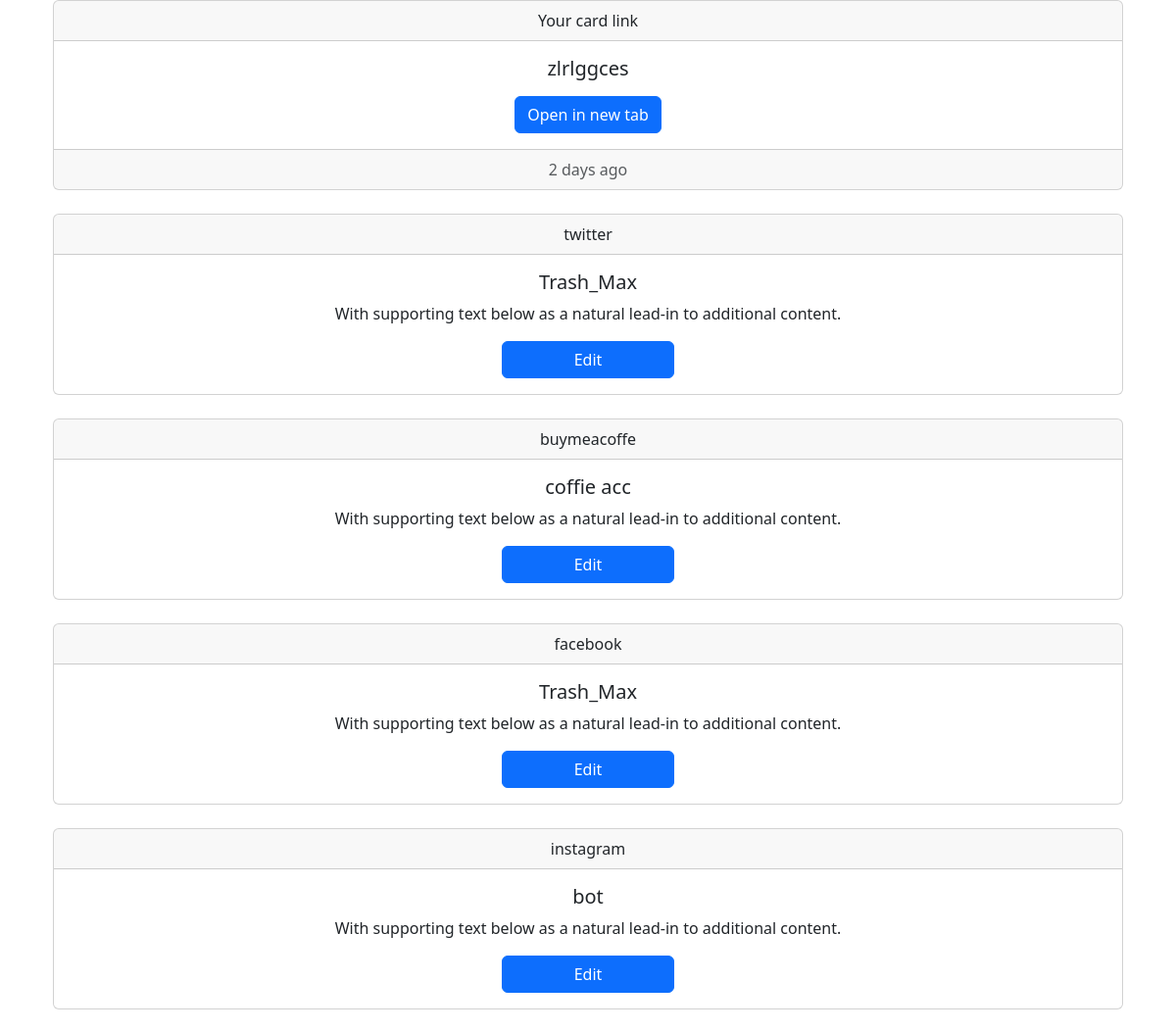
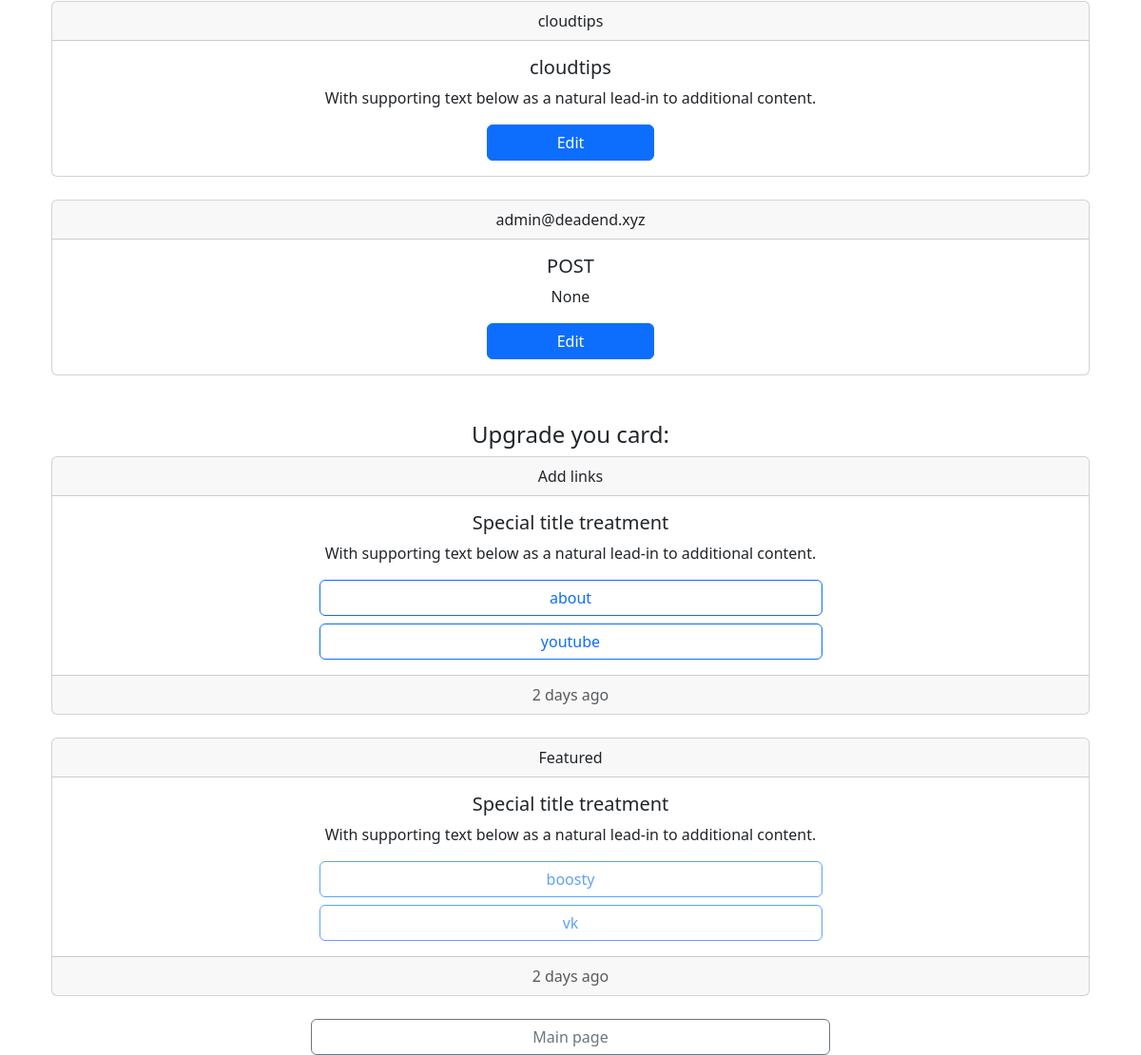
Before: /home/ (signed in) with the older database file (2 pictures, top to bottom).
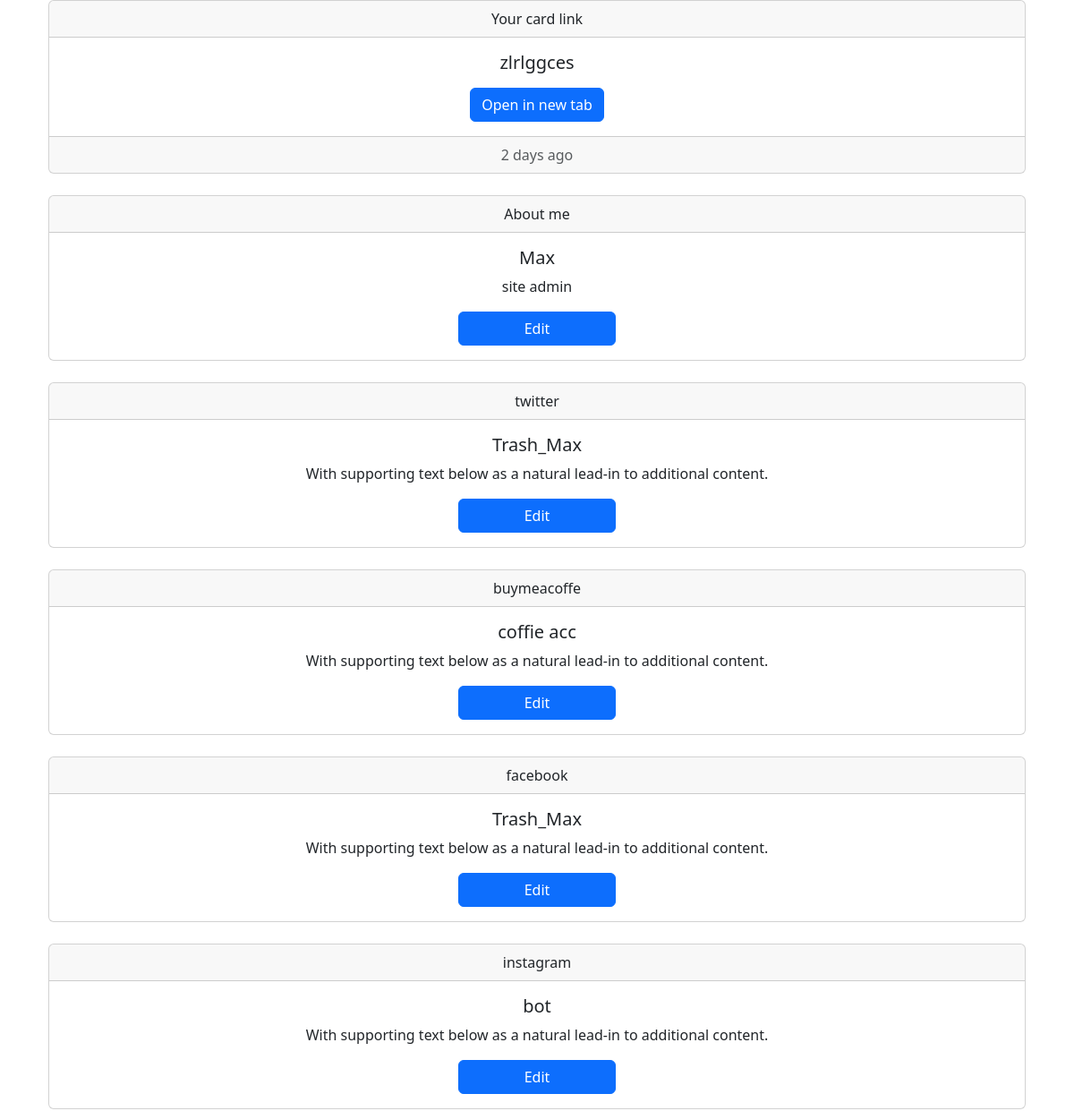
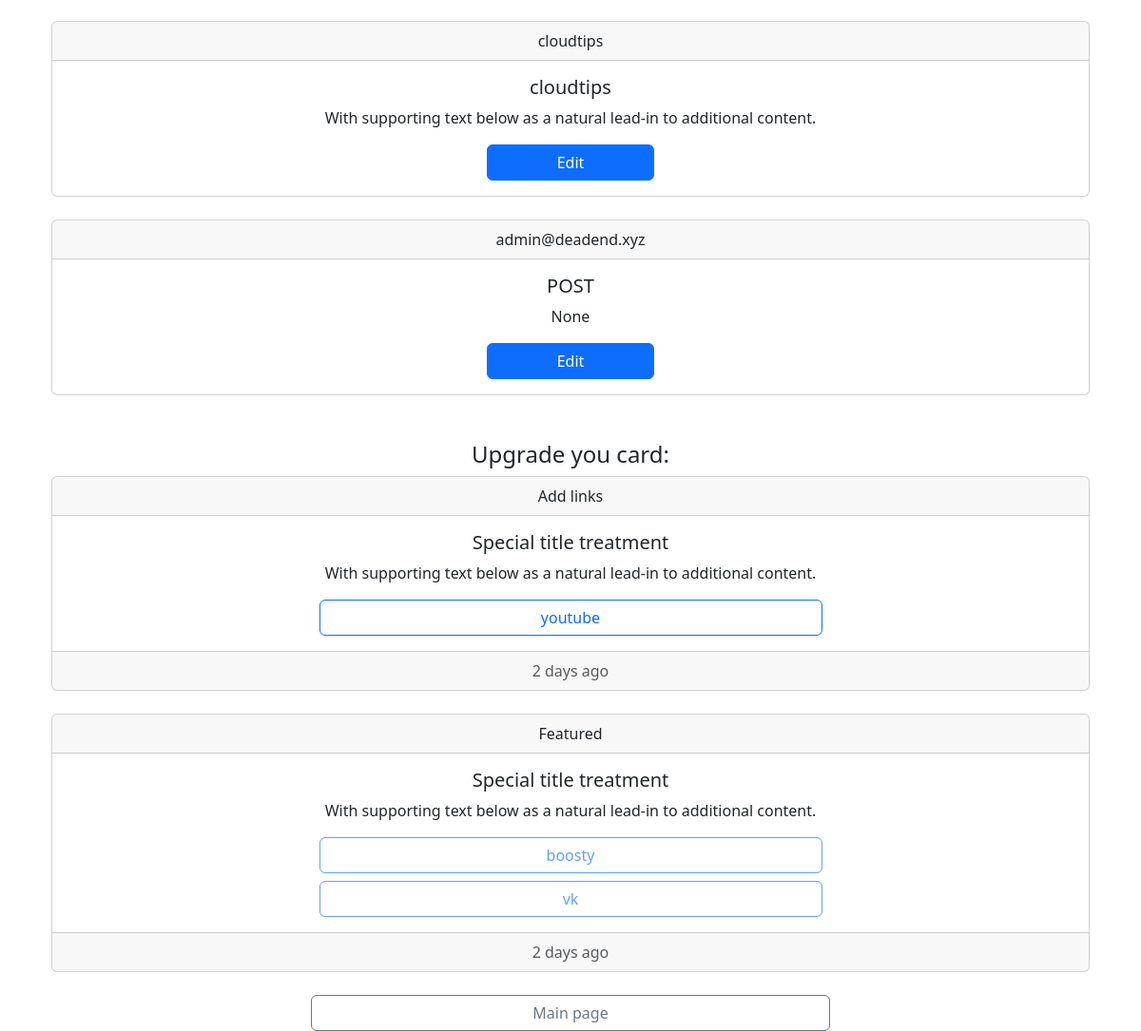
After: the same page with the newer database file (2 pictures, top to bottom).
### app/models/links.py (models this page shows, shortened)
class SocialNetwork():
    id = db.Column(db.Integer, primary_key=True)
    username = db.Column(db.String(160))
    about = db.Column(db.String(32))
    network_name = db.Column(db.String(16))
    description = db.Column(db.String(255))
    def get_title(self):
        return self.network_name

class Twitter(db.Model, SocialNetwork):
    links_id = db.Column(db.Integer, db.ForeignKey('links.id'))

class Buymeacoffe(db.Model, SocialNetwork):
    links_id = db.Column(db.Integer, db.ForeignKey('links.id'))

class Facebook(db.Model, SocialNetwork):
    links_id = db.Column(db.Integer, db.ForeignKey('links.id'))

class Instagram(db.Model, SocialNetwork):
    links_id = db.Column(db.Integer, db.ForeignKey('links.id'))

class Cloudtips(db.Model, SocialNetwork):
    links_id = db.Column(db.Integer, db.ForeignKey('links.id'))

class Email(db.Model, SocialNetwork):
    links_id = db.Column(db.Integer, db.ForeignKey('links.id'))

class About(db.Model, SocialNetwork):
    links_id = db.Column(db.Integer, db.ForeignKey('links.id'))

### app/main/routes.py (the view)
@bp.route('/home/')
@login_required
def home():
    used_links, free_links = current_user.links[0].get_links()
    return render_template('home.html',
                           user=current_user,
                           used_links=used_links,
                           free_links=free_links,
                           networks=networks_data,
                           )

### app/__init__.py (called while the page is built)
def create_app(config_class=Config):
    app = Flask(__name__)
    app.config.from_object(config_class)
    db.init_app(app)
    from app.models.user import User
    login_manager.init_app(app)
    migrate.init_app(app, db)
    from app.main import bp as main_bp
    app.register_blueprint(main_bp)
    from app.auth import bp as auth_bp
    app.register_blueprint(auth_bp, url_prefix='/auth')
    @login_manager.user_loader
    def load_user(id):
        return User.query.get(int(id))
    @app.route('/test/')
    def test_page():
        return '<h1>Testing the Flask Application Factory Pattern</h1>'
    return app

### app/models/user.py (called while the page is built)
    def is_paying(self) -> bool:
        if self.payment_state != 'white':
            return True
        else:
            return False

### app/templates/home.html (shortened to what this page needs)
{% extends "base.html" %}
{% block content %}
<div class="container">
  {% include 'links/home/unique_link.html' %}
</div>
<br>
<div class="container">
  {% for link in used_links %}
    {%  if  link.network_name == "about" %}
      {% include 'links/home/view/about.html' %}
      <br>
    {% elif link.network_name == "email" %}
      {% include 'links/home/view/email.html' %}
      <br>
    {% else %}
      {% include 'links/home/view/common_view.html' %}
      <br>
    {% endif %}
  {% endfor %}
</div>
<br>
<div class="container">
  <div align="center">
    <h4>Upgrade you card:</h4>
  </div>
  {% if free_links %}
    {% include 'links/home/view/freelinks.html' %}
    {% if not user.is_paying() %}
      {% include 'links/home/view/postpaid.html' %}
    {% endif %}
  {% endif %}
</div>
<br>
<div class="container">
  {% include 'bottom_buttons.html' %}
</div>
{% endblock %}

### app/templates/links/home/view/about.html (shortened to what this page needs)
<div class="card text-center">
    <div class="card-header">
      About me
    </div>
    <div class="card-body">
      <h5 class="card-title">{{ user.links[0].about[0].username }}</h5>
      <p class="card-text">{{ user.links[0].about[0].description }}</p>
      <div class="d-grid col-2 mx-auto">
        <a href="{{ url_for('main.about', action='edit') }}" class="btn btn-primary">Edit</a>
      </div>
    </div>
  </div>

### app/templates/links/home/view/common_view.html (shortened to what this page needs)
<div class="card text-center">
    <div class="card-header">
      {{ link.get_title() }}
    </div>
    <div class="card-body">
      <h5 class="card-title">{{ link.username }}</h5>
      <p class="card-text">With supporting text below as a natural lead-in to additional content.</p>
      <div class="d-grid col-2 mx-auto">
        {% set redirect_url = 'main.' + link.network_name %}
        <a href="{{ url_for(redirect_url, action='edit') }}" class="btn btn-primary">Edit</a>
      </div>
    </div>
  </div>

### app/templates/links/home/view/email.html
<div class="card text-center">
    <div class="card-header">
      {{ user.links[0].email[0].username }}
    </div>
    <div class="card-body">
      <h5 class="card-title">{{ user.links[0].email[0].about }}</h5>
      <p class="card-text">{{ user.links[0].email[0].description }}</p>
      <div class="d-grid col-2 mx-auto">
        <a href="{{ url_for('main.email', action='edit') }}" class="btn btn-primary">Edit</a>
      </div>
    </div>
  </div>

Changed rows visible on the page:
added About: username "Max", description "site admin"
Other visible differences:
list line gone: "about"
